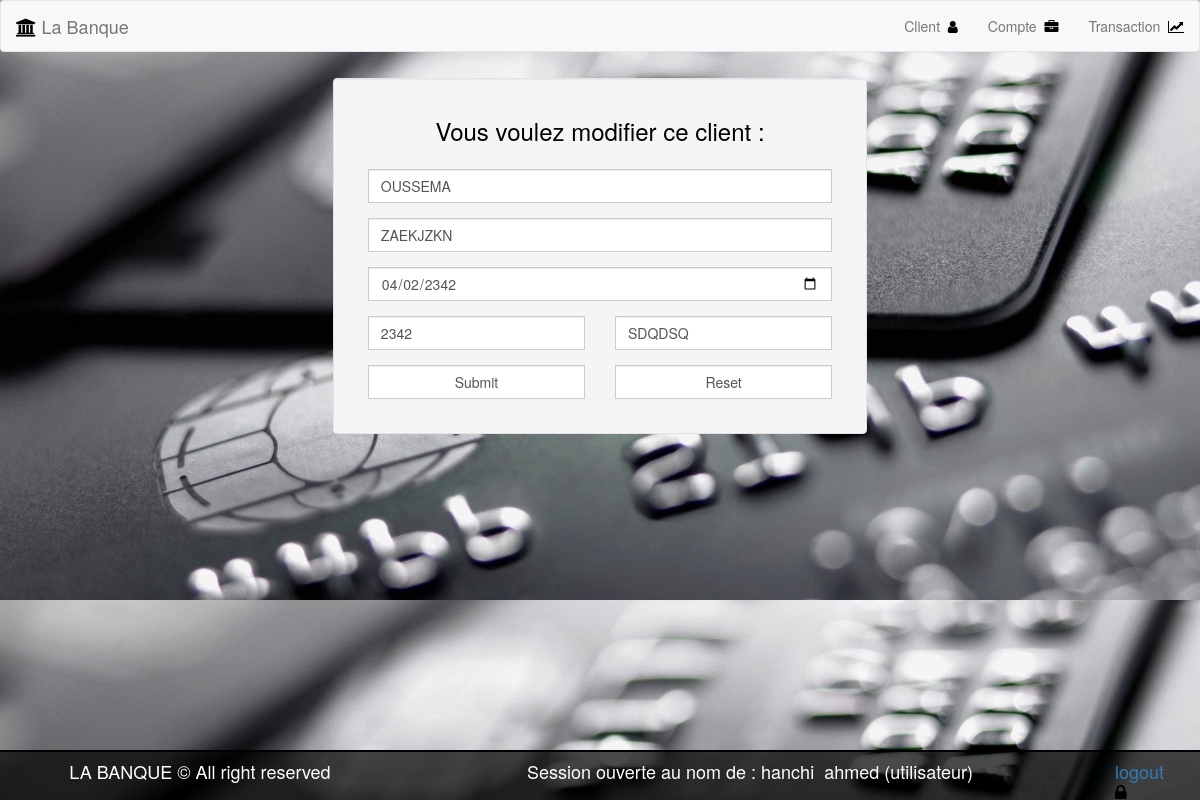
Page /modiferclient.php?update=22 (signed in) on the committed database.
### tables this page shows
CREATE TABLE `client` (
  `nom` varchar(100) NOT NULL,
  `prenom` varchar(100) NOT NULL,
  `daten` date NOT NULL,
  `adress` varchar(100) NOT NULL,
  `tel` int(100) NOT NULL,
  `id` int(100) NOT NULL,
  `responsable` varchar(100) NOT NULL
);

### classe/cree.class.php (called while the page is built, shortened)
<?php
 	class cree{
 	 	private $conn;
	  	public function __construct(){
 	 		$db = new conn;
          	$connect = $db->connect();
          	$this->conn = $connect;
 	 	}
 	 	public function recuper($id){
 	 		$reponse = $this->conn->query('SELECT * FROM client WHERE id = "'.$id.'" ');
 	 		return $reponse;
 	 	}
 	}
?>

### modiferclient.php (the view, shortened to what this page needs)
<?php include_once'assets/nav.php';include_once'assets/rederiction.php';include_once'classe/cree.class.php' ; include_once'classe/conn.class.php';
           if (isset($_GET['update'])) {
            $id = $_GET['update'];
            $cli = new cree();
            $result = $cli->recuper($id);
              while($re = $result->fetch()){
                $nom = $re['nom'];
                $prenom = $re['prenom'];
                $date = $re['daten'];
                $adress =  $re['adress'];
                $tel = $re['tel'];
              }
            }
?>
<div class="container">
  <div class="row">
    <div class="col-sm-6 col-sm-offset-3">
      <form class="input-group well" method="post">
        <div class="col-sm-12">
          <div class="col-sm-12 form-group">
            <h3 class="text-center" style="color: black">Vous voulez modifier ce client :</h3>
          </div>
        </div>
        <div class="col-sm-12 form-group">
          <input type="text" class="form-control" name="nom" placeholder="Nom" value="<?php echo $nom ?>">
        </div>
        <div class="col-sm-12 form-group">
          <input type="text" class="form-control" name="prenom" placeholder="Prenom" value="<?php echo $prenom ?>">
        </div>
        <div class="col-sm-12 form-group">
          <input type="date" class="form-control" name="date" placeholder="" value="<?php echo $date ?>">
        </div>
        <div class="col-sm-6 form-group">
          <input type="text" class="form-control" name="telephone" placeholder="Telephone" value="<?php echo $tel ?>">
        </div>
        <div class="col-sm-6 form-group">
          <input type="text" class="form-control" name="adress" placeholder="Adresse" value="<?php echo $adress ?>">
        </div>
        <div class="col-sm-6 form-group">
          <input type="submit" class="form-control" name="modifier">
        </div>
        <div class="col-sm-6 form-group">
          <input type="reset" class="form-control" name="">
        </div>
      </form>
    </div>
  </div>
</div>
<?php include_once'assets/footer.php' ?>

### assets/style.css (style rules this page uses)
* { color: white }
body { background: url(../images/Cards.jpg);background-size: cover; }
.row { margin: 0.5% }

### rows in the picture
client: nom "OUSSEMA", prenom "ZAEKJZKN", date "04/02/2342", telephone "2342", adress "SDQDSQ"

### other values in the picture
$_SESSION['nom'] "hanchi"
$_SESSION['prenom'] "ahmed"
